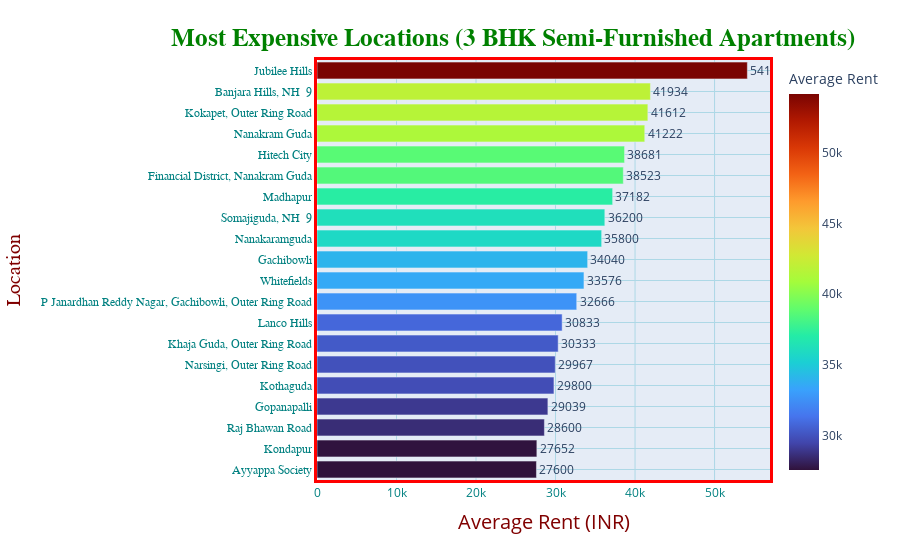

Write notebook code for a chart like this one.
### Code cell
filt = (df['property_type']=='Apartment') & (df['bedrooms']==3.0) & (df['furnish_status']=='Semi-Furnished')
df1 = df.loc[filt]

loc_grp = df1.groupby('locality')
df1['loc_count'] = loc_grp['locality'].transform('count')

df1 = df1[df1['loc_count']>=5]
loc_grp = df1.groupby('locality')
loc_rents = loc_grp['price'].mean()
loc_rents = dict(loc_rents)

list1 = list(loc_rents.keys())
list2 = list(loc_rents.values())
list2 = [int(i) for i in list2]

loc_df = pd.DataFrame(list(zip(list1,list2)), columns=['locality','average_rent'])
loc_df.sort_values(by='average_rent',ascending=False,inplace=True)

fig = px.bar(loc_df[1:21],y='locality', x='average_rent', text='average_rent',orientation='h',
            labels={'average_rent':'Average Rent'}, color='average_rent', color_continuous_scale = 'Turbo') 

fig.update_traces(textposition='outside')
fig.update_layout(title_text="<b>Most Expensive Locations (3 BHK Semi-Furnished Apartments)</b>",
                 title_font_size=25,
                 title_font_color='green',
                 title_font_family='Titillium Web',
                 title_x=0.57,
                 title_y=0.95,
                 title_xanchor='center',
                 title_yanchor='top',
                 yaxis={'categoryorder':'total ascending'}
                 )

fig.update_xaxes(
        color='teal',
        title_text='Average Rent (INR)',
        title_font_family='Open Sans',
        title_font_size=20,
        title_font_color='maroon',
        title_standoff = 15,
        gridcolor='lightblue',
        tickmode='auto',
        linecolor='red',
        linewidth=3,
        mirror=True)

fig.update_yaxes(
        color='Teal',
        title_text='Location',
        title_font_family='Droid Sans',
        title_font_size=20,
        title_font_color='maroon',
        title_standoff = 15,
        tickfont_family='Arial',
        nticks = 20,
        gridcolor='lightblue',
        linecolor='red',
        linewidth=3,
        mirror = True)

### Figure 1 — Plotly figure (JSON) as saved in the notebook; plotly's stock layout.template omitted (floating-point values rounded to 4 significant figures)
{"data": [{"alignmentgroup": "True", "hovertemplate": "Average Rent=%{marker.color}<br>locality=%{y}<extra></extra>", "legendgroup": "", "marker": {"color": [54125, 41934, 41612, 41222, 38681, 38523, 37182, 36200, 35800, 34040, 33576, 32666, 30833, 30333, 29967, 29800, 29039, 28600, 27652, 27600], "coloraxis": "coloraxis", "pattern": {"shape": ""}}, "name": "", "offsetgroup": "", "orientation": "h", "showlegend": false, "text": ["54125", "41934", "41612", "41222", "38681", "38523", "37182", "36200", "35800", "34040", "33576", "32666", "30833", "30333", "29967", "29800", "29039", "28600", "27652", "27600"], "textposition": "outside", "type": "bar", "x": [54125, 41934, 41612, 41222, 38681, 38523, 37182, 36200, 35800, 34040, 33576, 32666, 30833, 30333, 29967, 29800, 29039, 28600, 27652, 27600], "xaxis": "x", "y": ["Jubilee Hills", "Banjara Hills, NH  9", "Kokapet, Outer Ring Road", "Nanakram Guda", "Hitech City", "Financial District, Nanakram Guda", "Madhapur", "Somajiguda, NH  9", "Nanakaramguda", "Gachibowli", "Whitefields", "P Janardhan Reddy Nagar, Gachibowli, Outer Ring Road", "Lanco Hills", "Khaja Guda, Outer Ring Road", "Narsingi, Outer Ring Road", "Kothaguda", "Gopanapalli", "Raj Bhawan Road", "Kondapur", "Ayyappa Society"], "yaxis": "y"}], "layout": {"barmode": "relative", "coloraxis": {"colorbar": {"title": {"text": "Average Rent"}}, "colorscale": [[0, "#30123b"], [0.07143, "#4145ab"], [0.1429, "#4675ed"], [0.2143, "#39a2fc"], [0.2857, "#1bcfd4"], [0.3571, "#24eca6"], [0.4286, "#61fc6c"], [0.5, "#a4fc3b"], [0.5714, "#d1e834"], [0.6429, "#f3c63a"], [0.7143, "#fe9b2d"], [0.7857, "#f36315"], [0.8571, "#d93806"], [0.9286, "#b11901"], [1, "#7a0402"]]}, "legend": {"tracegroupgap": 0}, "margin": {"t": 60}, "title": {"font": {"color": "green", "family": "Titillium Web", "size": 25}, "text": "<b>Most Expensive Locations (3 BHK Semi-Furnished Apartments)</b>", "x": 0.57, "xanchor": "center", "y": 0.95, "yanchor": "top"}, "xaxis": {"anchor": "y", "color": "teal", "domain": [0, 1], "gridcolor": "lightblue", "linecolor": "red", "linewidth": 3, "mirror": true, "tickmode": "auto", "title": {"font": {"color": "maroon", "family": "Open Sans", "size": 20}, "standoff": 15, "text": "Average Rent (INR)"}}, "yaxis": {"anchor": "x", "categoryorder": "total ascending", "color": "Teal", "domain": [0, 1], "gridcolor": "lightblue", "linecolor": "red", "linewidth": 3, "mirror": true, "nticks": 20, "tickfont": {"family": "Arial"}, "title": {"font": {"color": "maroon", "family": "Droid Sans", "size": 20}, "standoff": 15, "text": "Location"}}}}
